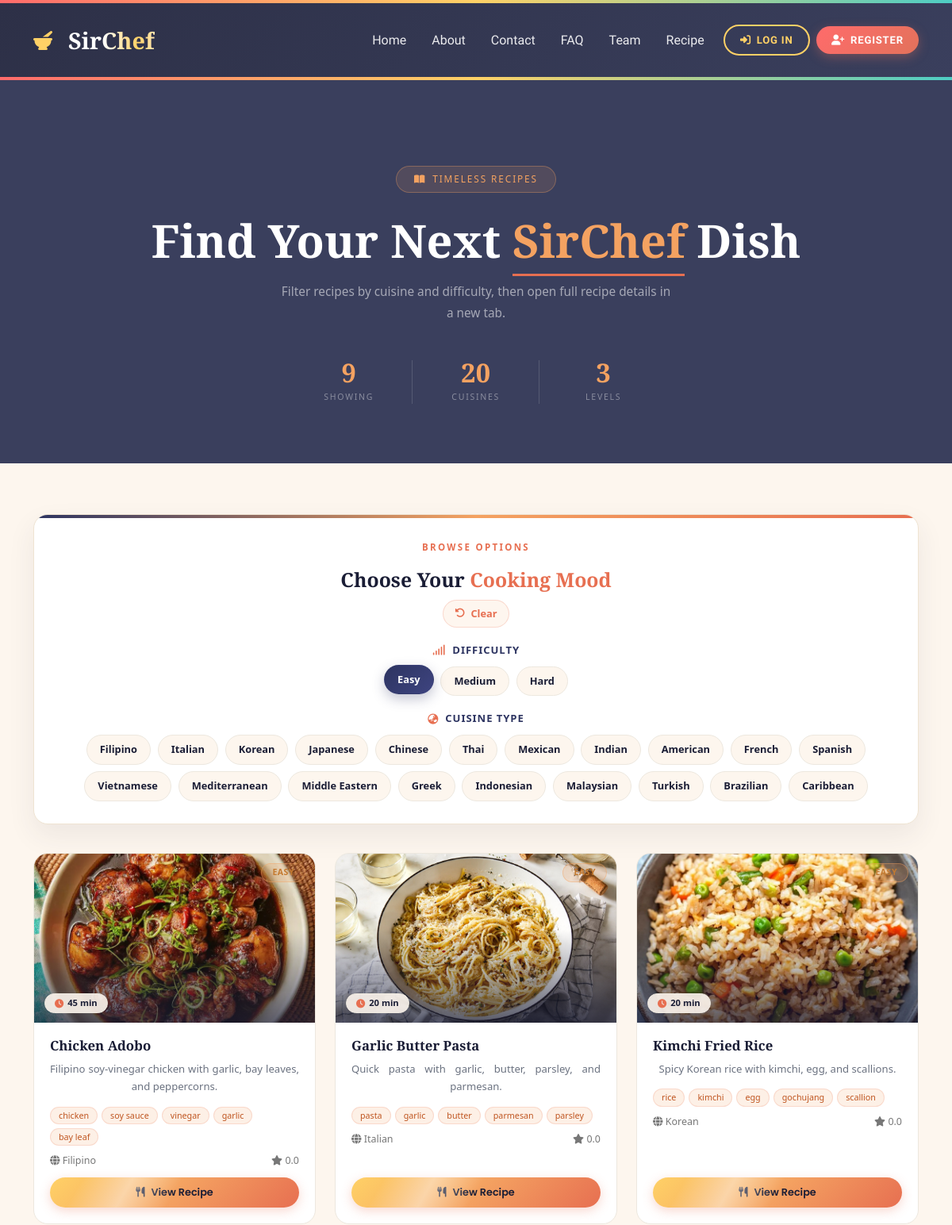
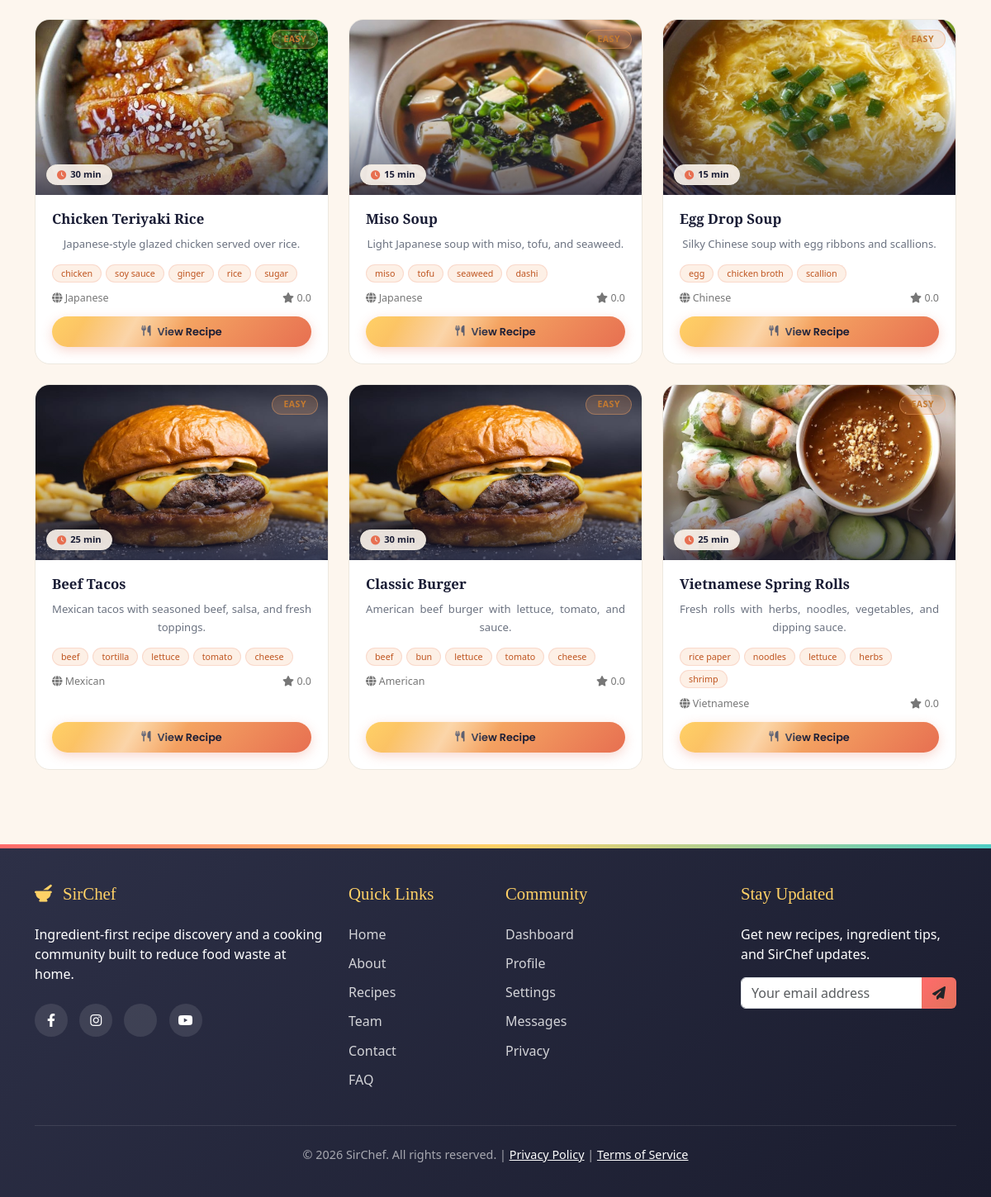
The page /Pages/recipe.php?difficulty=Easy on the database its author committed (2 pictures, top to bottom).
### tables this page shows
CREATE TABLE recipes (
  id INT AUTO_INCREMENT PRIMARY KEY,
  user_id INT NULL,
  title VARCHAR(180) NOT NULL,
  description TEXT NOT NULL,
  duration_minutes INT NOT NULL,
  difficulty ENUM('Easy','Medium','Hard') NOT NULL,
  cuisine VARCHAR(80) NOT NULL,
  category VARCHAR(80) NOT NULL DEFAULT 'Dishes',
  image VARCHAR(255) NOT NULL,
  youtube_url VARCHAR(255) NULL,
  instructions TEXT NOT NULL,
  source_type ENUM('admin','user') NOT NULL DEFAULT 'admin',
  status ENUM('draft','published') NOT NULL DEFAULT 'published',
  search_count INT NOT NULL DEFAULT 0,
  views INT NOT NULL DEFAULT 0,
  created_at DATETIME NOT NULL DEFAULT CURRENT_TIMESTAMP,
  updated_at DATETIME NOT NULL DEFAULT CURRENT_TIMESTAMP ON UPDATE CURRENT_TIMESTAMP,
  FOREIGN KEY (user_id) REFERENCES users(id) ON DELETE SET NULL
);

CREATE TABLE recipe_ingredients (
  id INT AUTO_INCREMENT PRIMARY KEY,
  recipe_id INT NOT NULL,
  ingredient_name VARCHAR(140) NOT NULL,
  quantity VARCHAR(80) NULL,
  FOREIGN KEY (recipe_id) REFERENCES recipes(id) ON DELETE CASCADE,
  INDEX (ingredient_name)
);

### Pages/helpers.php (called while the page is built, shortened)
<?php
function current_admin_account_id(): ?int {
    return isset($_SESSION['admin_account_id']) ? (int) $_SESSION['admin_account_id'] : null;
}
function e(?string $value): string {
    return htmlspecialchars($value ?? "", ENT_QUOTES, "UTF-8");
}
?>

### Pages/recipe.php (the view, shortened to what this page needs)
<?php
require_once "db.php";
require_once "helpers.php";
$cuisines = ["Filipino","Italian","Korean","Japanese","Chinese","Thai","Mexican","Indian","American","French","Spanish","Vietnamese","Mediterranean","Middle Eastern","Greek","Indonesian","Malaysian","Turkish","Brazilian","Caribbean"];
$difficulty = $_GET["difficulty"] ?? "";
$cuisine = $_GET["cuisine"] ?? "";
$sql = "SELECT r.*, COALESCE(ROUND(AVG(rr.rating),1),0) avg_rating FROM recipes r LEFT JOIN recipe_ratings rr ON rr.recipe_id = r.id WHERE r.status = 'published'";
$params = [];
$types = "";
if (in_array($difficulty, ["Easy","Medium","Hard"], true)) { $sql .= " AND r.difficulty = ?"; $params[] = $difficulty; $types .= "s"; }
$sql .= " GROUP BY r.id ORDER BY r.created_at DESC";
$stmt = $conn->prepare($sql);
if ($params) $stmt->bind_param($types, ...$params);
$stmt->execute();
$recipes = $stmt->get_result()->fetch_all(MYSQLI_ASSOC);
?>
<!doctype html>
<html lang="en">
<head>
  <link rel="stylesheet" href="../styles/main.css">
  <link rel="stylesheet" href="../styles/recipe.css">
  <link href="https://cdn.jsdelivr.net/npm/bootstrap@5.3.0/dist/css/bootstrap.min.css" rel="stylesheet">
  <link rel="stylesheet" href="https://cdnjs.cloudflare.com/ajax/libs/font-awesome/6.4.0/css/all.min.css">
</head>
<body>
<?php include "header.php"; ?>
<section class="page-hero">
  <div class="container">
    <span class="hero-badge"><i class="fas fa-book-open"></i> Timeless Recipes</span>
    <h1>Find Your Next <em>SirChef</em> Dish</h1>
    <p class="hero-sub">Filter recipes by cuisine and difficulty, then open full recipe details in a new tab.</p>
    <div class="hero-stats">
      <div class="hs-item"><span class="hs-num"><?= count($recipes) ?></span><span class="hs-lbl">Showing</span></div>
      <div class="hs-item"><span class="hs-num">20</span><span class="hs-lbl">Cuisines</span></div>
      <div class="hs-item"><span class="hs-num">3</span><span class="hs-lbl">Levels</span></div>
    </div>
  </div>
</section>
<main class="recipes-section">
  <div class="container">
    <section class="recipe-options-panel">
      <div class="options-head">
        <span class="eyebrow">Browse Options</span>
        <h2 class="sec-title">Choose Your <span>Cooking Mood</span></h2>
        <a href="recipe.php" class="clear-options"><i class="fas fa-rotate-left"></i> Clear</a>
      </div>
      <div class="option-group">
        <div class="option-label"><i class="fas fa-signal"></i> Difficulty</div>
        <div class="option-pills">
          <?php foreach (["Easy","Medium","Hard"] as $item): ?>
            <?php $url = "recipe.php?" . http_build_query(array_filter(["cuisine" => $cuisine, "difficulty" => $item])); ?>
            <a class="option-pill <?= $difficulty === $item ? "active" : "" ?>" href="<?= e($url) ?>"><?= e($item) ?></a>
          <?php endforeach; ?>
        </div>
      </div>
      <div class="option-group">
        <div class="option-label"><i class="fas fa-globe-asia"></i> Cuisine Type</div>
        <div class="option-pills cuisine-pills">
          <?php foreach ($cuisines as $item): ?>
            <?php $url = "recipe.php?" . http_build_query(array_filter(["cuisine" => $item, "difficulty" => $difficulty])); ?>
            <a class="option-pill <?= $cuisine === $item ? "active" : "" ?>" href="<?= e($url) ?>"><?= e($item) ?></a>
          <?php endforeach; ?>
        </div>
      </div>
    </section>
    <div class="row g-4" id="recipe-grid">
      <?php foreach ($recipes as $recipe): ?>
        <?php
          $stmt = $conn->prepare("SELECT ingredient_name FROM recipe_ingredients WHERE recipe_id = ? LIMIT 5");
          $rid = (int) $recipe["id"];
          $stmt->bind_param("i", $rid);
          $stmt->execute();
          $ings = $stmt->get_result()->fetch_all(MYSQLI_ASSOC);
        ?>
        <div class="col-sm-6 col-lg-4 recipe-card-wrap visible">
          <article class="recipe-card-new">
            <div class="recipe-photo">
              <img src="<?= e($recipe["image"]) ?>" alt="<?= e($recipe["title"]) ?>" loading="lazy">
              <span class="diff-badge <?= strtolower(e($recipe["difficulty"])) ?>"><?= e($recipe["difficulty"]) ?></span>
              <span class="time-badge"><i class="fas fa-clock"></i> <?= (int) $recipe["duration_minutes"] ?> min</span>
            </div>
            <div class="recipe-body">
              <h5><?= e($recipe["title"]) ?></h5>
              <p><?= e($recipe["description"]) ?></p>
              <div class="ing-preview">
                <?php foreach ($ings as $ing): ?><span class="ing-chip"><?= e($ing["ingredient_name"]) ?></span><?php endforeach; ?>
              </div>
              <div class="recipe-mini-meta">
                <span><i class="fas fa-globe"></i> <?= e($recipe["cuisine"]) ?></span>
                <span><i class="fas fa-star"></i> <?= e((string) $recipe["avg_rating"]) ?></span>
              </div>
              <a class="btn-view" href="recipe_detail.php?id=<?= (int) $recipe["id"] ?>" target="_blank"><i class="fas fa-utensils"></i> View Recipe</a>
            </div>
          </article>
        </div>
      <?php endforeach; ?>
    </div>
  </div>
</main>
<?php include "footer.php"; include "login_regis.php"; ?>
</body>
</html>

### Pages/header.php (shortened to what this page needs)
<?php
$loggedIn = isset($_SESSION["user_id"]);
$adminLoggedIn = function_exists("current_admin_account_id") && current_admin_account_id();
$showAdmin = false;
?>
<header class="bohemian-header">
  <nav class="navbar navbar-expand-lg">
    <div class="container">
      <a class="navbar-brand brand-animated" href="index.php">
        <span class="brand-icon"><i class="fas fa-mortar-pestle"></i></span>
        <span class="brand-text">SirChef</span>
      </a>
      <div class="collapse navbar-collapse justify-content-end" id="navbarNav">
        <ul class="navbar-nav align-items-center">
          <li class="nav-item"><a class="nav-link" href="index.php">Home</a></li>
          <li class="nav-item"><a class="nav-link" href="about.php">About</a></li>
          <li class="nav-item"><a class="nav-link" href="contact.php">Contact</a></li>
          <li class="nav-item"><a class="nav-link" href="faq.php">FAQ</a></li>
          <li class="nav-item"><a class="nav-link" href="team.php">Team</a></li>
          <li class="nav-item"><a class="nav-link" href="recipe.php">Recipe</a></li>
          <?php if ($loggedIn || $adminLoggedIn): ?>
            <?php if ($loggedIn): ?><li class="nav-item"><a class="nav-link" href="dashboard.php">Dashboard</a></li><?php endif; ?>
            <?php if ($showAdmin): ?><li class="nav-item"><a class="nav-link" href="admin.php">Admin</a></li><?php endif; ?>
            <li class="nav-item ms-2"><a href="logout.php" class="btn-header-auth btn-header-login"><i class="fas fa-sign-out-alt"></i> Logout</a></li>
          <?php else: ?>
            <li class="nav-item ms-2"><a href="#" class="btn-header-auth btn-header-login" data-bs-toggle="modal" data-bs-target="#loginModal"><i class="fas fa-sign-in-alt"></i> Log In</a></li>
            <li class="nav-item ms-2"><a href="#" class="btn-header-auth btn-header-register" data-bs-toggle="modal" data-bs-target="#registerModal"><i class="fas fa-user-plus"></i> Register</a></li>
          <?php endif; ?>
        </ul>
      </div>
    </div>
  </nav>
</header>

### Pages/footer.php (shortened to what this page needs)
<footer class="footer">
  <div class="container">
    <div class="row g-4">
      <div class="col-lg-4">
        <h4 class="footer-title"><i class="fas fa-mortar-pestle me-2"></i> SirChef</h4>
        <p class="mb-4">Ingredient-first recipe discovery and a cooking community built to reduce food waste at home.</p>
        <div class="social-icons">
          <a href="https://facebook.com" aria-label="Facebook"><i class="fab fa-facebook-f"></i></a>
          <a href="https://instagram.com" aria-label="Instagram"><i class="fab fa-instagram"></i></a>
          <a href="https://x.com" aria-label="X"><i class="fab fa-x-twitter"></i></a>
          <a href="https://youtube.com" aria-label="YouTube"><i class="fab fa-youtube"></i></a>
        </div>
      </div>
      <div class="col-lg-2 col-md-6">
        <h5 class="footer-title">Quick Links</h5>
        <div class="footer-links">
          <a href="index.php">Home</a>
          <a href="about.php">About</a>
          <a href="recipe.php">Recipes</a>
          <a href="team.php">Team</a>
          <a href="contact.php">Contact</a>
          <a href="faq.php">FAQ</a>
        </div>
      </div>
      <div class="col-lg-3 col-md-6">
        <h5 class="footer-title">Community</h5>
        <div class="footer-links">
          <a href="dashboard.php">Dashboard</a>
          <a href="profile.php">Profile</a>
          <a href="settings.php">Settings</a>
          <a href="chat.php">Messages</a>
          <a href="privacy.php">Privacy</a>
        </div>
      </div>
      <div class="col-lg-3">
        <h5 class="footer-title">Stay Updated</h5>
        <p class="mb-3">Get new recipes, ingredient tips, and SirChef updates.</p>
        <form id="newsletterForm" class="input-group mb-2">
          <input type="email" name="email" class="form-control" placeholder="Your email address" required />
          <button class="btn btn-bohemian" type="submit"><i class="fas fa-paper-plane"></i></button>
        </form>
      </div>
    </div>
    <div class="row">
      <div class="col-12">
        <div class="copyright">
          <p>&copy; 2026 SirChef. All rights reserved. |
            <a href="privacy.php" class="text-white">Privacy Policy</a> |
            <a href="terms-of-service.php" class="text-white">Terms of Service</a>
          </p>
        </div>
      </div>
    </div>
  </div>
</footer>

### rows shown on the page
recipes: image (picture), difficulty "EASY", duration_minutes "45", title "Chicken Adobo", description "Filipino soy-vinegar chicken with garlic, bay leaves, and peppercorns.", cuisine "Filipino", avg_rating "0.0"
recipe_ingredients: ingredient_name "chicken"
recipe_ingredients: ingredient_name "soy sauce"
recipe_ingredients: ingredient_name "vinegar"
recipe_ingredients: ingredient_name "garlic"
recipe_ingredients: ingredient_name "bay leaf"
recipes: image (picture), difficulty "EASY", duration_minutes "20", title "Garlic Butter Pasta", description "Quick pasta with garlic, butter, parsley, and parmesan.", cuisine "Italian", avg_rating "0.0"
recipe_ingredients: ingredient_name "pasta"
recipe_ingredients: ingredient_name "butter"
recipe_ingredients: ingredient_name "parmesan"
recipe_ingredients: ingredient_name "parsley"
recipes: image (picture), difficulty "EASY", duration_minutes "20", title "Kimchi Fried Rice", description "Spicy Korean rice with kimchi, egg, and scallions.", cuisine "Korean", avg_rating "0.0"
recipe_ingredients: ingredient_name "rice"
recipe_ingredients: ingredient_name "kimchi"
recipe_ingredients: ingredient_name "egg"
recipe_ingredients: ingredient_name "gochujang"
recipe_ingredients: ingredient_name "scallion"
recipes: image (picture), difficulty "EASY", duration_minutes "30", title "Chicken Teriyaki Rice", description "Japanese-style glazed chicken served over rice.", cuisine "Japanese", avg_rating "0.0"
recipe_ingredients: ingredient_name "ginger"
recipe_ingredients: ingredient_name "sugar"
recipes: image (picture), difficulty "EASY", duration_minutes "15", title "Miso Soup", description "Light Japanese soup with miso, tofu, and seaweed.", cuisine "Japanese", avg_rating "0.0"
recipe_ingredients: ingredient_name "miso"
recipe_ingredients: ingredient_name "tofu"
recipe_ingredients: ingredient_name "seaweed"
recipe_ingredients: ingredient_name "dashi"
recipes: image (picture), difficulty "EASY", duration_minutes "15", title "Egg Drop Soup", description "Silky Chinese soup with egg ribbons and scallions.", cuisine "Chinese", avg_rating "0.0"
recipe_ingredients: ingredient_name "chicken broth"
recipes: image (picture), difficulty "EASY", duration_minutes "25", title "Beef Tacos", description "Mexican tacos with seasoned beef, salsa, and fresh toppings.", cuisine "Mexican", avg_rating "0.0"
recipe_ingredients: ingredient_name "beef"
recipe_ingredients: ingredient_name "tortilla"
recipe_ingredients: ingredient_name "lettuce"
recipe_ingredients: ingredient_name "tomato"
recipe_ingredients: ingredient_name "cheese"
recipes: image (picture), difficulty "EASY", duration_minutes "30", title "Classic Burger", description "American beef burger with lettuce, tomato, and sauce.", cuisine "American", avg_rating "0.0"
recipe_ingredients: ingredient_name "bun"
recipes: image (picture), difficulty "EASY", duration_minutes "25", title "Vietnamese Spring Rolls", description "Fresh rolls with herbs, noodles, vegetables, and dipping sauce.", cuisine "Vietnamese", avg_rating "0.0"
recipe_ingredients: ingredient_name "rice paper"
recipe_ingredients: ingredient_name "noodles"
recipe_ingredients: ingredient_name "herbs"
recipe_ingredients: ingredient_name "shrimp"

### other values the page prints
count($recipes) "9"
$item "Easy"
$item "Medium"
$item "Hard"
$item "Filipino"
$item "Italian"
$item "Korean"
$item "Japanese"
$item "Chinese"
$item "Thai"
$item "Mexican"
$item "Indian"
$item "American"
$item "French"
$item "Spanish"
